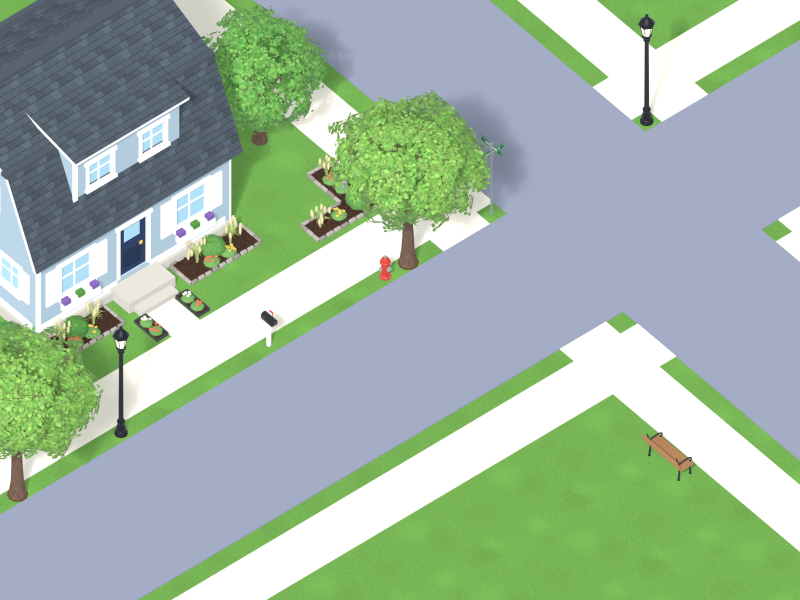
#> input picture art-source/blender/environment/trees/review/dressed-street-gamecam.png, 1600 x 1200 px (shown at 1/2 size)
$ python -i dh_tree_tex.py   (imports and definitions only)
#> lines starting #> are read from the running program, lines starting #| are printed output that depends on the picture; after the words box and inside, x2 and y2 are one past the last pixel; in counts of white or black regions, pixels touching at a corner belong together
"""Procedural tree textures (numpy + PIL): leaf-sprig atlases with alpha,
a cherry-blossom atlas, a spruce needle-spray atlas, and a tileable bark
colour + normal map. All atlases are 1024 x 1024 RGBA, edge-padded so
mip-mapping and alpha clipping don't show dark fringes.

Atlas layouts
  leaf / blossom atlases: 2 x 2 cells (512 px each), one sprig per cell;
      sprig grows from the bottom centre of its cell toward the top.
  spruce atlas: 4 rows of 1024 x 256 fronds; the frond runs left (trunk
      end) to right (tip).
"""
import math
import os
import random

import numpy as np
from PIL import Image, ImageDraw, ImageFilter

HERE = os.path.dirname(os.path.abspath(__file__))
OUT = os.path.join(HERE, "textures")   # the committed leaf/blossom/needle atlases and bark maps
ATLAS = 1024
SS = 2                      # supersampling for anti-aliased edges


def _hex(h):
    h = h.lstrip("#")
    return tuple(int(h[i:i + 2], 16) for i in (0, 2, 4))


# [5 lines left out: function _jitter, not called in this run]


def _mix(a, b, t):
    return tuple(int(a[i] + (b[i] - a[i]) * t) for i in range(3))


def bleed(img, passes=6):
    """Fill RGB under transparent pixels with nearby leaf colour (push-pull),
    so filtering/mips never pull in black or white fringes."""
    a = np.asarray(img).astype(np.float32)
    rgb, al = a[..., :3], a[..., 3:4] / 255.0
    acc_rgb, acc_a = rgb * al, al.copy()
    out = rgb.copy()
    filled = al[..., 0] > 0.5
    pre = Image.fromarray((acc_rgb).clip(0, 255).astype(np.uint8))
    for r in (2, 4, 8, 16, 32, 64)[:passes]:
        br = np.asarray(Image.fromarray(acc_rgb.clip(0, 255).astype(np.uint8)).filter(ImageFilter.GaussianBlur(r))).astype(np.float32)
        ba = np.asarray(Image.fromarray((acc_a[..., 0] * 255).astype(np.uint8)).filter(ImageFilter.GaussianBlur(r))).astype(np.float32)[..., None] / 255.0
        est = br / np.maximum(ba, 1e-3)
        mask = (~filled) & (ba[..., 0] > 0.004)
        out[mask] = est[mask]
        filled = filled | mask
    out[~filled] = rgb[al[..., 0] > 0.5].mean(axis=0) if (al[..., 0] > 0.5).any() else 0
    res = np.concatenate([out.clip(0, 255), a[..., 3:4]], axis=-1).astype(np.uint8)
    return Image.fromarray(res, "RGBA")


# ---------------------------------------------------------------------------
# leaf shapes (unit leaf: base at (0,0), tip at (0,1), local coords)
# ---------------------------------------------------------------------------
# [273 lines left out: functions _lobed, leaf_outline, draw_leaf, _stem, _region_points, sprig_cell and 7 more, not called in this run]


ATLASES = {
    "maple": dict(shape="maple", greens=["#4E8A3A", "#5F9A44", "#3F7A33", "#6AA24A"], seed=1, n_leaves=(22, 28),
                  leaf_size=(0.15, 0.2)),
    "street": dict(shape="ovate", greens=["#6FA246", "#7FB050", "#64983F", "#5C8F3A"], seed=6,
                   n_leaves=(26, 32), leaf_size=(0.12, 0.16)),
    "column": dict(shape="ovate", greens=["#3E6E35", "#4A7C3C", "#355F2E"], seed=7, n_leaves=(26, 32),
                   leaf_size=(0.12, 0.16)),
    "jmaple": dict(shape="jmaple", greens=["#A8342E", "#C0453A", "#8E2A28", "#CC5240"], stem="#4A2A22", seed=8,
                   n_leaves=(22, 28), leaf_size=(0.14, 0.18)),
}


# [12 lines left out: function build_all, not called in this run]


# [4 lines not run here, left out]

>>> import cv2
>>> picture = cv2.imread('review/dressed-street-gamecam.png', cv2.IMREAD_GRAYSCALE)
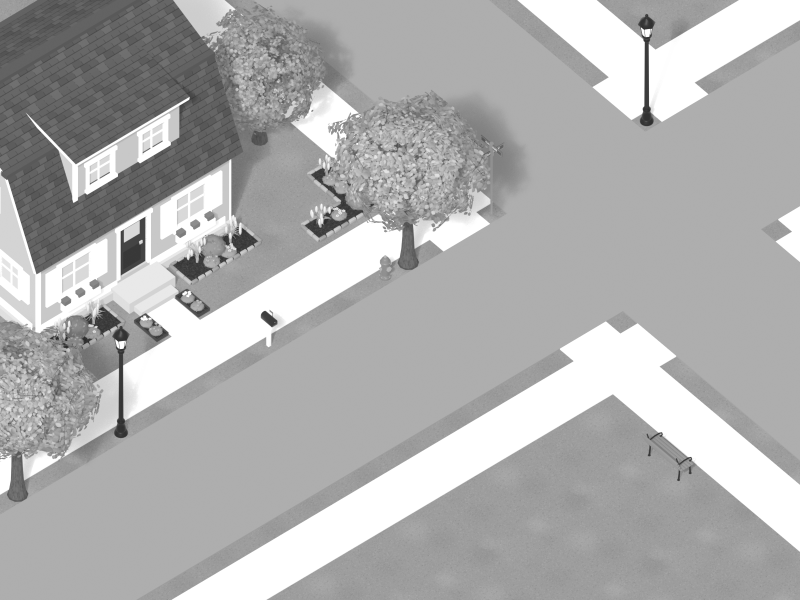
#> picture: shape (1200, 1600) (shown at 1/2 size); min 39, max 255, mean 174.6
>>> result = bleed(picture)
#> in bleed, `rgb, al = a[..., :3], a[..., 3:4] / 255.0`: rgb = 1200 rows, first 8: [159, 159, 156], [159, 159, 157], [158, 156, 157], [159, 156, 157], [157, 156, 157], [157, 157, 157], [159, 157, 157], [157, 157, 156]; al = 1200 values, max 1 at index 501, min 0.282 at index 175, mean 0.659
#> in bleed, `acc_rgb, acc_a = rgb * al, al.copy()`: acc_rgb = 1200 rows, first 8: [97.27, 97.27, 95.44], [97.89, 97.89, 96.66], [98.52, 97.27, 97.89], [97.27, 95.44, 96.05], [97.28, 96.66, 97.28], [96.66, 96.66, 96.66], [99.14, 97.89, 97.89], [97.89, 97.89, 97.27]; acc_a has the same summary as al
#> in bleed, `out = rgb.copy()`: out has the same summary as rgb
#> the loop in bleed, `for r in (2, 4, 8, 16, 32, 64)[:passes]:` made 1 pass
#> pass 1, in bleed, `est = br / np.maximum(ba, 1e-3)`:
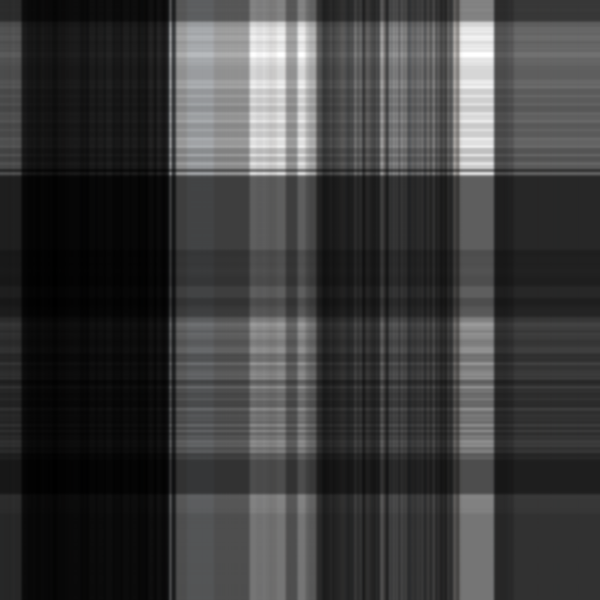
#> est: shape (1200, 1200, 3) float32 (shown at 1/2 size); mean of channels 0, 1, 2 207.6, 207.4, 207.2; drawn with min black and max white
#> pass 1, in bleed, `mask = (~filled) & (ba[..., 0] > 0.004)`:
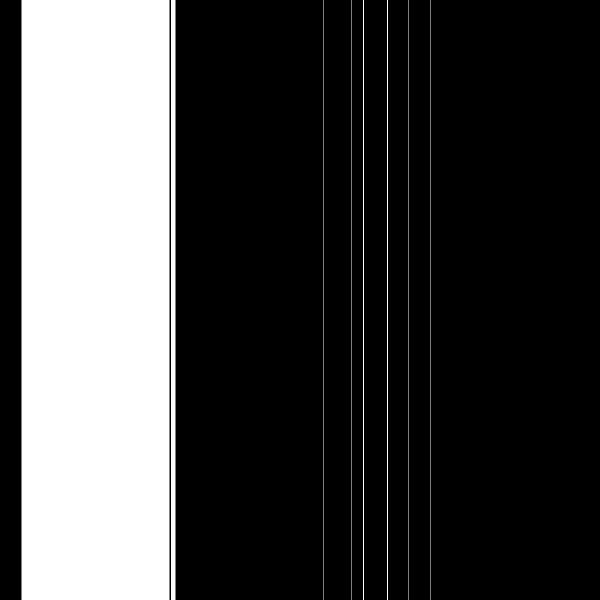
#> mask: shape (1200, 1200) bool (shown at 1/2 size); 26.1% white; 8 white regions, largest, box (x1, y1, x2, y2) and area: (43, 0, 339, 1200) 355200, (342, 0, 351, 1200) 10800, (726, 0, 728, 1200) 2400
#> (the run stopped early here; a loop or call above may not have finished)
